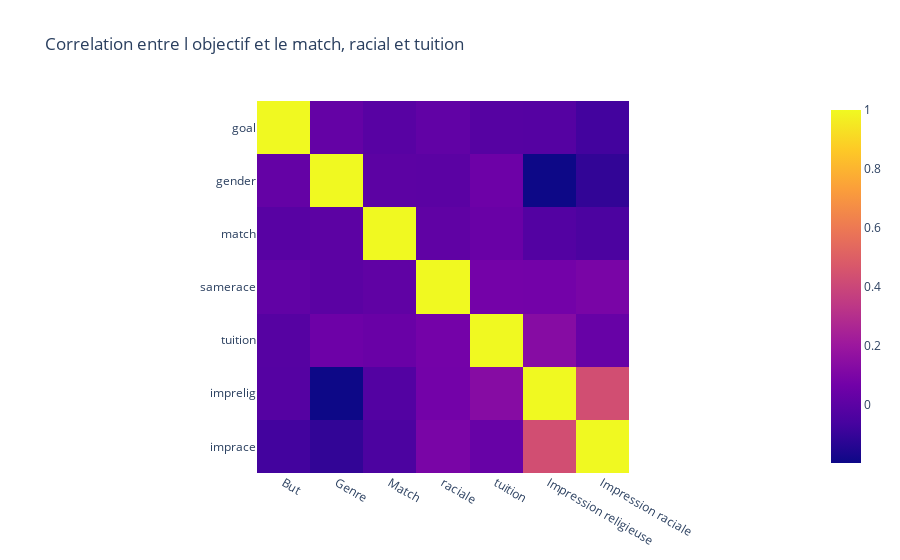

Notebook cell for this chart:
### Code cell
#Representation graphique de la correlation avec plotly express
fig = px.imshow(but, title='Correlation entre l objectif et le match, racial et tuition')
fig.show()

### Figure 1 — Plotly figure (JSON) as saved in the notebook; plotly's stock layout.template omitted (floating-point values rounded to 4 significant figures)
{"data": [{"coloraxis": "coloraxis", "hovertemplate": "x: %{x}<br>y: %{y}<br>color: %{z}<extra></extra>", "name": "0", "type": "heatmap", "x": ["But", "Genre", "Match", "raciale", "tuition", "Impression religieuse", "Impression raciale"], "xaxis": "x", "y": ["goal", "gender", "match", "samerace", "tuition", "imprelig", "imprace"], "yaxis": "y", "z": [[1, 0.02595, -0.01031, 0.01705, -0.01879, -0.01966, -0.07295], [0.02595, 1, -0.00053, -0.0009661, 0.05135, -0.1991, -0.1132], [-0.01031, -0.00053, 1, 0.01303, 0.04144, -0.02601, -0.04903], [0.01705, -0.0009661, 0.01303, 1, 0.07213, 0.07104, 0.09052], [-0.01879, 0.05135, 0.04144, 0.07213, 1, 0.1315, 0.0331], [-0.01966, -0.1991, -0.02601, 0.07104, 0.1315, 1, 0.4303], [-0.07295, -0.1132, -0.04903, 0.09052, 0.0331, 0.4303, 1]]}], "layout": {"coloraxis": {"colorscale": [[0, "#0d0887"], [0.1111, "#46039f"], [0.2222, "#7201a8"], [0.3333, "#9c179e"], [0.4444, "#bd3786"], [0.5556, "#d8576b"], [0.6667, "#ed7953"], [0.7778, "#fb9f3a"], [0.8889, "#fdca26"], [1, "#f0f921"]]}, "title": {"text": "Correlation entre l objectif et le match, racial et tuition"}, "xaxis": {"anchor": "y", "constrain": "domain", "domain": [0, 1], "scaleanchor": "y"}, "yaxis": {"anchor": "x", "autorange": "reversed", "constrain": "domain", "domain": [0, 1]}}}
